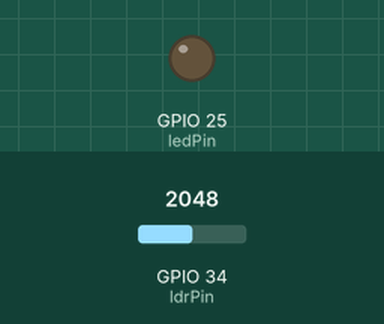
Recording of a sketch running on a simulated ESP32. On the bench: output pins drawn as LEDs (lit = HIGH). The inputs (shaded band) are chosen by the test bench; at power-on: GPIO 34 (ldrPin) = 2048 (analog values on the 0–4095 scale). WiFi joins after 1.5 s; servers stay silent unless stated; uploads are accepted with an empty reply; what the sketch prints to the serial monitor is not drawn.

Above: at 2.7 s.
2.8 s: GPIO 34 (ldrPin) set to 548
11.0 s: GPIO 34 (ldrPin) set to 478
At 18.8 s:
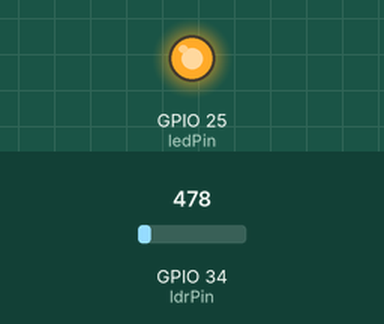
19.4 s: GPIO 34 (ldrPin) set to 540
At 27.3 s:
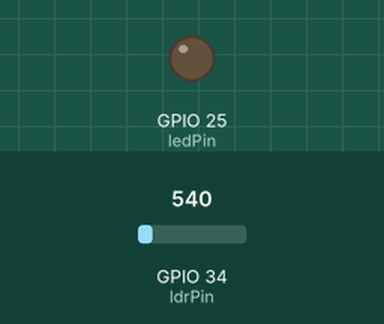
27.6 s: GPIO 34 (ldrPin) set to 491
At 34.9 s:
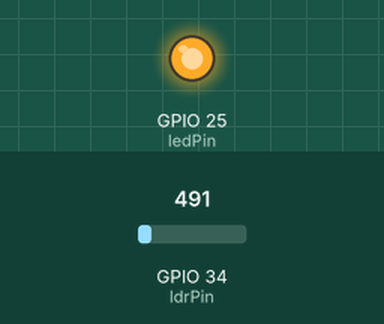
Timing chart, 0 to 36.4 s (numbered marks = the images above; inputs shaded):
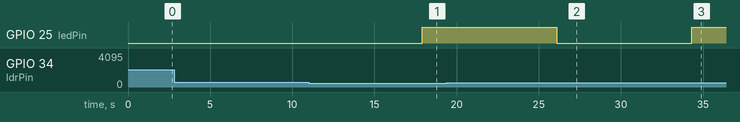

Measured:
- the behaviour switches between 500 and 499 on GPIO 34 (ldrPin) (found by bisection; images 0 and 1)
- after the input at 2.8 s, every drawn part: stays the same
- after the input at 11.0 s, GPIO 25 (ledPin): LOW → HIGH after 6.9 s
- after the input at 19.4 s, GPIO 25 (ledPin): HIGH → LOW after 6.7 s
- after the input at 27.6 s, GPIO 25 (ledPin): LOW → HIGH after 6.7 s

The sketch:

LDR.ino
```cpp
#include <WiFi.h>
#include <HTTPClient.h>

const char* ssid = "Horisani";
const char* password = "11111111";
const char* serverUrl = "http://172.20.10.2:5000/update";

const int ldrPin = 34;
const int ledPin = 25;
const int darknessThreshold = 500;

void setup() {
  Serial.begin(115200);
  pinMode(ledPin, OUTPUT);
  analogReadResolution(12); // standard 12-bit depth configuration
  WiFi.begin(ssid, password);
  while (WiFi.status() != WL_CONNECTED) { delay(500); Serial.print("."); }
  Serial.println("\nLDR Ambient Node Active!");
}

void loop() {
  int ldrValue = analogRead(ldrPin);

  // Keep local control loop intact for immediate safety operations
  if (ldrValue < darknessThreshold) {
    digitalWrite(ledPin, HIGH);
  } else {
    digitalWrite(ledPin, LOW);
  }

  if(WiFi.status() == WL_CONNECTED) {
    HTTPClient http;
    http.begin(serverUrl);
    http.addHeader("Content-Type", "application/x-www-form-urlencoded");

    String postData = "light=" + String(ldrValue);
    int httpResponseCode = http.POST(postData);

    Serial.print("LDR Value Sent. Response: ");
    Serial.println(httpResponseCode);
    http.end();
  }
  delay(8000);
}
```
